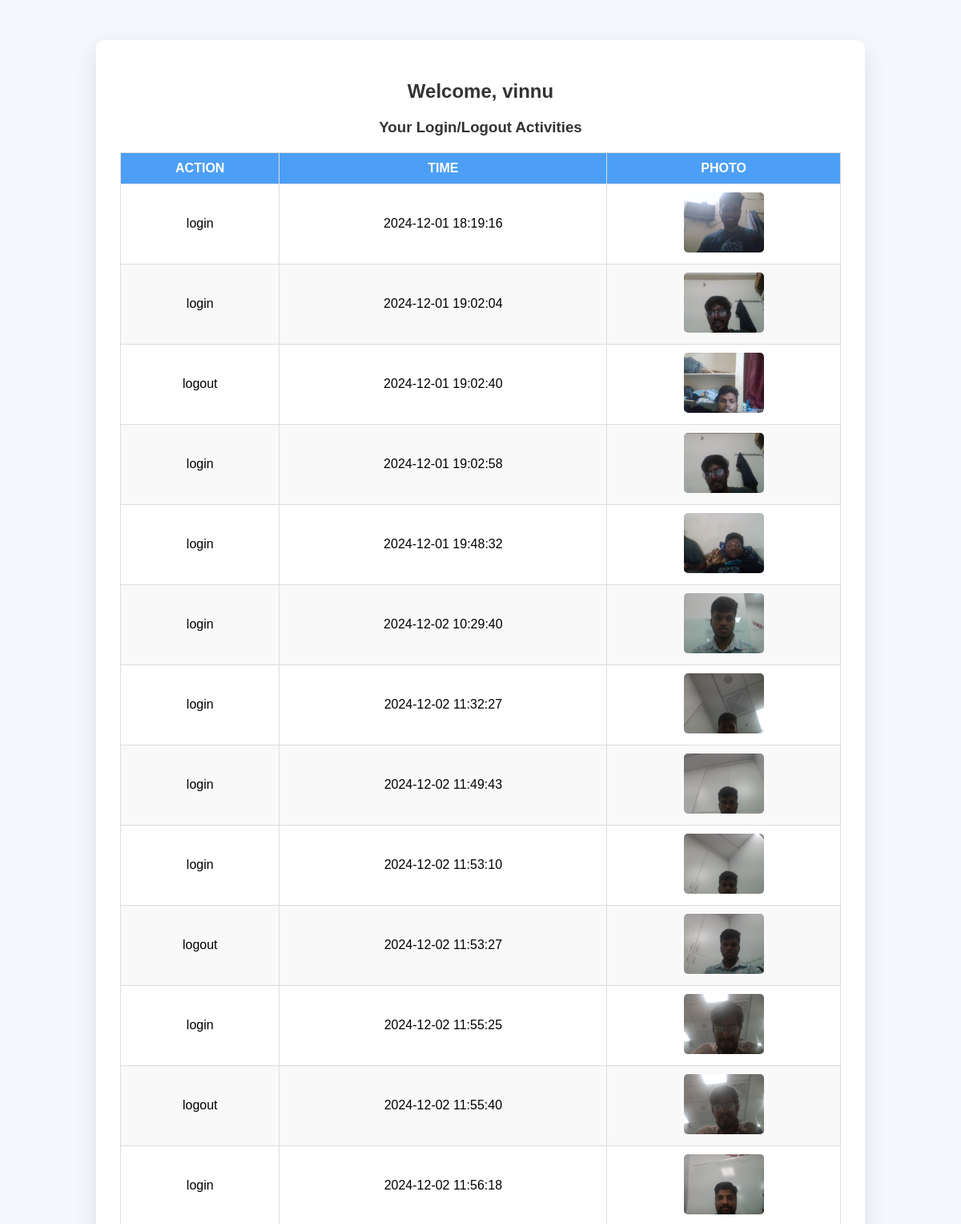
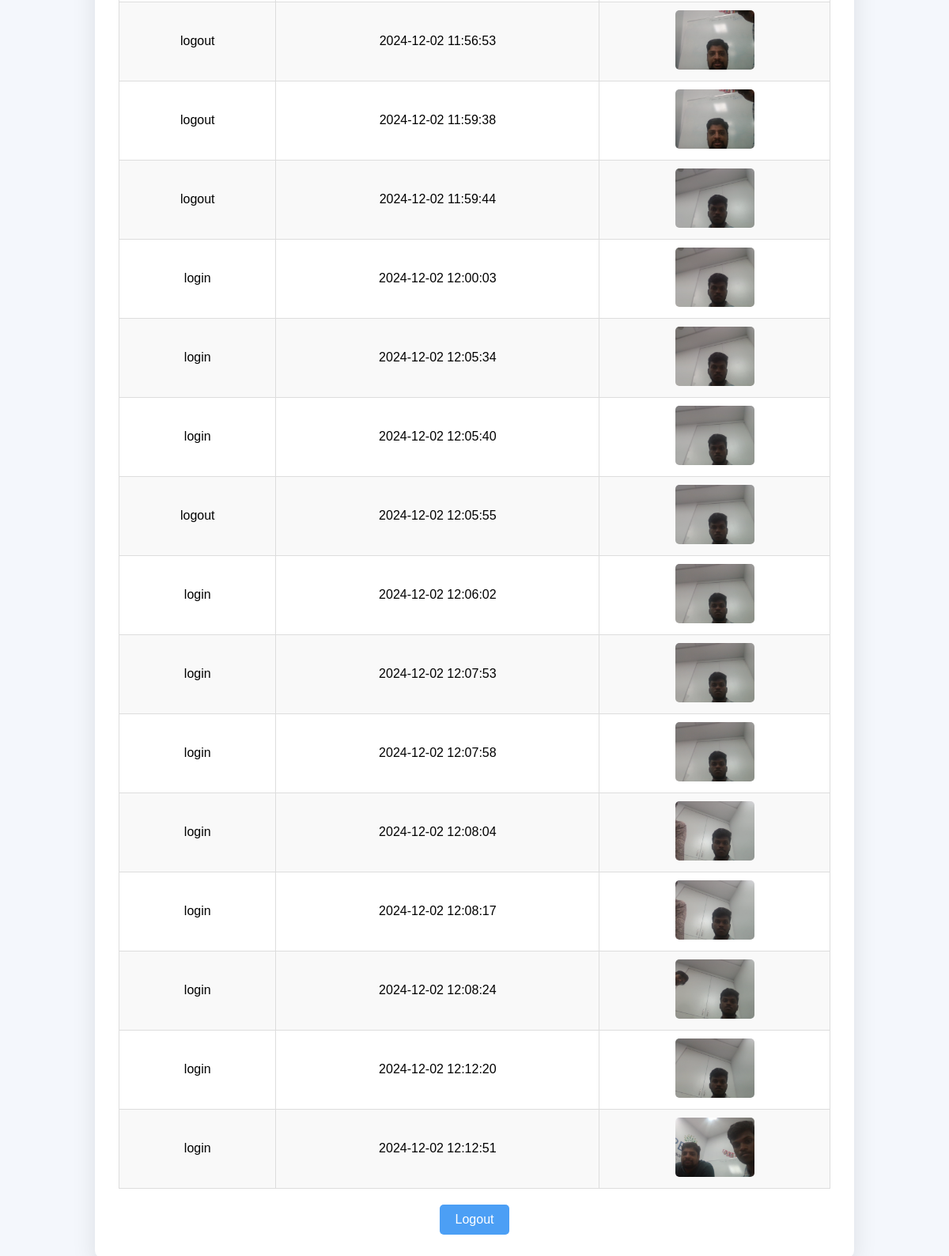
/user_dashboard.php (signed in), run on the app's committed database (2 pictures, top to bottom).
### tables this page shows
CREATE TABLE `attendance` (
  `id` int(11) NOT NULL,
  `username` varchar(50) NOT NULL,
  `action` varchar(10) NOT NULL,
  `time` datetime NOT NULL,
  `photo_url` text NOT NULL,
  `timestamp` timestamp NOT NULL DEFAULT current_timestamp()
);

### user_dashboard.php (the view, shortened to what this page needs)
<?php
$conn = new mysqli("localhost", "root", "", "attendanceapp");
$username = $_SESSION['username'];
$sql = "SELECT * FROM attendance WHERE username = ?";
$stmt = $conn->prepare($sql);
$stmt->bind_param("s", $username);
$stmt->execute();
$result = $stmt->get_result();
?>
<!DOCTYPE html>
<html lang="en">
<head>
</head>
<body>
    <div class="container">
        <h2>Welcome, <?php echo htmlspecialchars($username); ?></h2>
        <h3>Your Login/Logout Activities</h3>
        <table>
            <thead>
                <tr>
                    <th>Action</th>
                    <th>Time</th>
                    <th>Photo</th>
                </tr>
            </thead>
            <tbody>
                <?php
                if ($result->num_rows > 0) {
                    while ($row = $result->fetch_assoc()) {
                        echo "<tr>";
                        echo "<td>" . htmlspecialchars($row['action']) . "</td>";
                        echo "<td>" . htmlspecialchars($row['time']) . "</td>";
                        echo "<td class='photo'>";
                        if (!empty($row['photo_url'])) {
                            echo "<img src='" . htmlspecialchars($row['photo_url']) . "' alt='Photo'>";
                        } else {
                            echo "No photo";
                        }
                        echo "</td>";
                        echo "</tr>";
                    }
                } else {
                    echo "<tr><td colspan='3'>No attendance records found.</td></tr>";
                }
                ?>
            </tbody>
        </table>
        <div style="text-align: center;">
            <a href="logout.php" class="logout-btn">Logout</a>
        </div>
    </div>
</body>
</html>

### user_dashboard.php (style rules this page uses)
body { font-family: Arial, sans-serif; background-color: #f4f7fc; margin: 0; padding: 0; }
.container { max-width: 900px; margin: 50px auto; background: #fff; padding: 30px; border-radius: 10px; box-shadow: 0 10px 30px rgba(0, 0, 0, 0.1); }
h2, h3 { text-align: center; color: #333; }
table { width: 100%; margin-top: 20px; border-collapse: collapse; text-align: center; font-size: 16px; }
th, td { padding: 10px; border: 1px solid #ddd; }
th { background-color: #4c9ff5; color: white; text-transform: uppercase; }
tr:nth-child(even) { background-color: #f9f9f9; }
.logout-btn, .back-btn { display: inline-block; margin-top: 20px; text-decoration: none; padding: 10px 20px; border: none; border-radius: 5px; font-size: 16px; color: #fff; background-color: #4c9ff5; text-align: center; cursor: pointer; transition: background-color 0.3s ease; }
.photo img { max-width: 100px; border-radius: 5px; }

### data on the page
attendance: action "login", time "2024-12-01 18:19:16", photo_url (picture)
attendance: action "login", time "2024-12-01 19:02:04", photo_url (picture)
attendance: action "logout", time "2024-12-01 19:02:40", photo_url (picture)
attendance: action "login", time "2024-12-01 19:02:58", photo_url (picture)
attendance: action "login", time "2024-12-01 19:48:32", photo_url (picture)
attendance: action "login", time "2024-12-02 10:29:40", photo_url (picture)
attendance: action "login", time "2024-12-02 11:32:27", photo_url (picture)
attendance: action "login", time "2024-12-02 11:49:43", photo_url (picture)
attendance: action "login", time "2024-12-02 11:53:10", photo_url (picture)
attendance: action "logout", time "2024-12-02 11:53:27", photo_url (picture)
attendance: action "login", time "2024-12-02 11:55:25", photo_url (picture)
attendance: action "logout", time "2024-12-02 11:55:40", photo_url (picture)
attendance: action "login", time "2024-12-02 11:56:18", photo_url (picture)
attendance: action "logout", time "2024-12-02 11:56:53", photo_url (picture)
attendance: action "logout", time "2024-12-02 11:59:38", photo_url (picture)
attendance: action "logout", time "2024-12-02 11:59:44", photo_url (picture)
attendance: action "login", time "2024-12-02 12:00:03", photo_url (picture)
attendance: action "login", time "2024-12-02 12:05:34", photo_url (picture)
attendance: action "login", time "2024-12-02 12:05:40", photo_url (picture)
attendance: action "logout", time "2024-12-02 12:05:55", photo_url (picture)
attendance: action "login", time "2024-12-02 12:06:02", photo_url (picture)
attendance: action "login", time "2024-12-02 12:07:53", photo_url (picture)
attendance: action "login", time "2024-12-02 12:07:58", photo_url (picture)
attendance: action "login", time "2024-12-02 12:08:04", photo_url (picture)
attendance: action "login", time "2024-12-02 12:08:17", photo_url (picture)
attendance: action "login", time "2024-12-02 12:08:24", photo_url (picture)
attendance: action "login", time "2024-12-02 12:12:20", photo_url (picture)
attendance: action "login", time "2024-12-02 12:12:51", photo_url (picture)

### other printed values
$username "vinnu"
